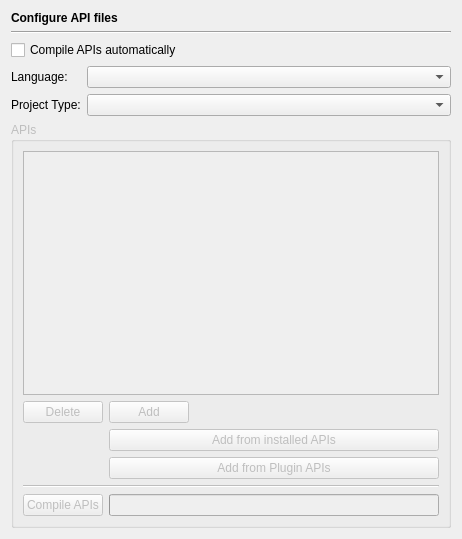
<?xml version="1.0" encoding="UTF-8"?>
<ui version="4.0">
 <class>EditorAPIsPage</class>
 <widget class="QWidget" name="EditorAPIsPage">
  <property name="geometry">
   <rect>
    <x>0</x>
    <y>0</y>
    <width>462</width>
    <height>539</height>
   </rect>
  </property>
  <layout class="QVBoxLayout" name="verticalLayout">
   <item>
    <widget class="QLabel" name="headerLabel">
     <property name="text">
      <string>&lt;b&gt;Configure API files&lt;/b&gt;</string>
     </property>
    </widget>
   </item>
   <item>
    <widget class="Line" name="line5">
     <property name="frameShape">
      <enum>QFrame::HLine</enum>
     </property>
     <property name="frameShadow">
      <enum>QFrame::Sunken</enum>
     </property>
     <property name="orientation">
      <enum>Qt::Horizontal</enum>
     </property>
    </widget>
   </item>
   <item>
    <widget class="QCheckBox" name="apiAutoPrepareCheckBox">
     <property name="toolTip">
      <string>Select to compile the APIs automatically upon loading</string>
     </property>
     <property name="text">
      <string>Compile APIs automatically</string>
     </property>
    </widget>
   </item>
   <item>
    <layout class="QGridLayout" name="gridLayout_2">
     <item row="0" column="0">
      <widget class="QLabel" name="TextLabel1_3_3">
       <property name="toolTip">
        <string/>
       </property>
       <property name="text">
        <string>Language:</string>
       </property>
       <property name="buddy">
        <cstring></cstring>
       </property>
      </widget>
     </item>
     <item row="0" column="1">
      <widget class="QComboBox" name="apiLanguageComboBox">
       <property name="sizePolicy">
        <sizepolicy hsizetype="Expanding" vsizetype="Fixed">
         <horstretch>0</horstretch>
         <verstretch>0</verstretch>
        </sizepolicy>
       </property>
       <property name="toolTip">
        <string>Select the language to be configured.</string>
       </property>
      </widget>
     </item>
     <item row="1" column="0">
      <widget class="QLabel" name="label">
       <property name="text">
        <string>Project Type:</string>
       </property>
      </widget>
     </item>
     <item row="1" column="1">
      <widget class="QComboBox" name="projectTypeComboBox">
       <property name="toolTip">
        <string>Select the project type to be configured</string>
       </property>
      </widget>
     </item>
    </layout>
   </item>
   <item>
    <widget class="QGroupBox" name="apiGroup">
     <property name="enabled">
      <bool>false</bool>
     </property>
     <property name="title">
      <string>APIs</string>
     </property>
     <layout class="QGridLayout" name="gridLayout">
      <item row="0" column="0" colspan="3">
       <widget class="QListWidget" name="apiList">
        <property name="toolTip">
         <string>List of API files</string>
        </property>
        <property name="alternatingRowColors">
         <bool>true</bool>
        </property>
       </widget>
      </item>
      <item row="1" column="0">
       <widget class="QPushButton" name="deleteApiFileButton">
        <property name="toolTip">
         <string>Press to delete the selected file from the list</string>
        </property>
        <property name="text">
         <string>Delete</string>
        </property>
       </widget>
      </item>
      <item row="1" column="1">
       <widget class="QPushButton" name="addApiFileButton">
        <property name="toolTip">
         <string>Press to add the entered file to the list</string>
        </property>
        <property name="text">
         <string>Add</string>
        </property>
       </widget>
      </item>
      <item row="1" column="2">
       <widget class="EricPathPicker" name="apiFilePicker" native="true">
        <property name="sizePolicy">
         <sizepolicy hsizetype="Expanding" vsizetype="Preferred">
          <horstretch>0</horstretch>
          <verstretch>0</verstretch>
         </sizepolicy>
        </property>
        <property name="focusPolicy">
         <enum>Qt::StrongFocus</enum>
        </property>
       </widget>
      </item>
      <item row="2" column="1" colspan="2">
       <widget class="QPushButton" name="addInstalledApiFileButton">
        <property name="toolTip">
         <string>Press to select an API file from the list of installed API files</string>
        </property>
        <property name="text">
         <string>Add from installed APIs</string>
        </property>
       </widget>
      </item>
      <item row="3" column="1" colspan="2">
       <widget class="QPushButton" name="addPluginApiFileButton">
        <property name="toolTip">
         <string>Press to select an API file from the list of API files installed by plugins</string>
        </property>
        <property name="text">
         <string>Add from Plugin APIs</string>
        </property>
       </widget>
      </item>
      <item row="4" column="0" colspan="3">
       <widget class="Line" name="line">
        <property name="orientation">
         <enum>Qt::Horizontal</enum>
        </property>
       </widget>
      </item>
      <item row="5" column="0">
       <widget class="QPushButton" name="prepareApiButton">
        <property name="toolTip">
         <string>Press to compile the selected APIs definition</string>
        </property>
        <property name="text">
         <string>Compile APIs</string>
        </property>
       </widget>
      </item>
      <item row="5" column="1" colspan="2">
       <widget class="QProgressBar" name="prepareApiProgressBar">
        <property name="value">
         <number>0</number>
        </property>
        <property name="textVisible">
         <bool>false</bool>
        </property>
        <property name="orientation">
         <enum>Qt::Horizontal</enum>
        </property>
       </widget>
      </item>
     </layout>
    </widget>
   </item>
  </layout>
 </widget>
 <customwidgets>
  <customwidget>
   <class>EricPathPicker</class>
   <extends>QWidget</extends>
   <header>EricWidgets/EricPathPicker.h</header>
   <container>1</container>
  </customwidget>
 </customwidgets>
 <tabstops>
  <tabstop>apiAutoPrepareCheckBox</tabstop>
  <tabstop>apiLanguageComboBox</tabstop>
  <tabstop>projectTypeComboBox</tabstop>
  <tabstop>apiList</tabstop>
  <tabstop>deleteApiFileButton</tabstop>
  <tabstop>addApiFileButton</tabstop>
  <tabstop>apiFilePicker</tabstop>
  <tabstop>addInstalledApiFileButton</tabstop>
  <tabstop>addPluginApiFileButton</tabstop>
  <tabstop>prepareApiButton</tabstop>
 </tabstops>
 <resources/>
 <connections/>
</ui>
